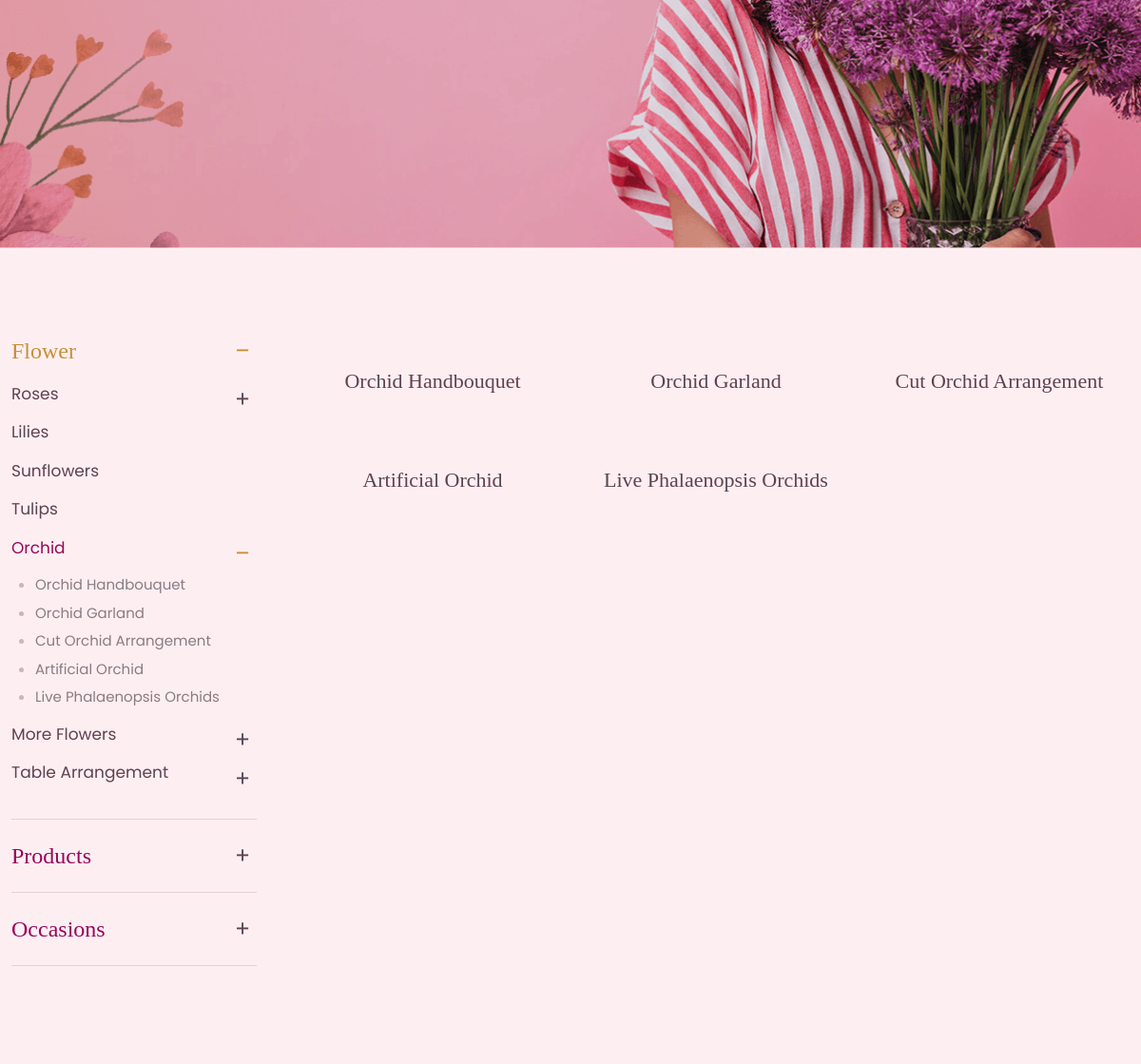
The app's page /category/orchid/ (middle part), older data.
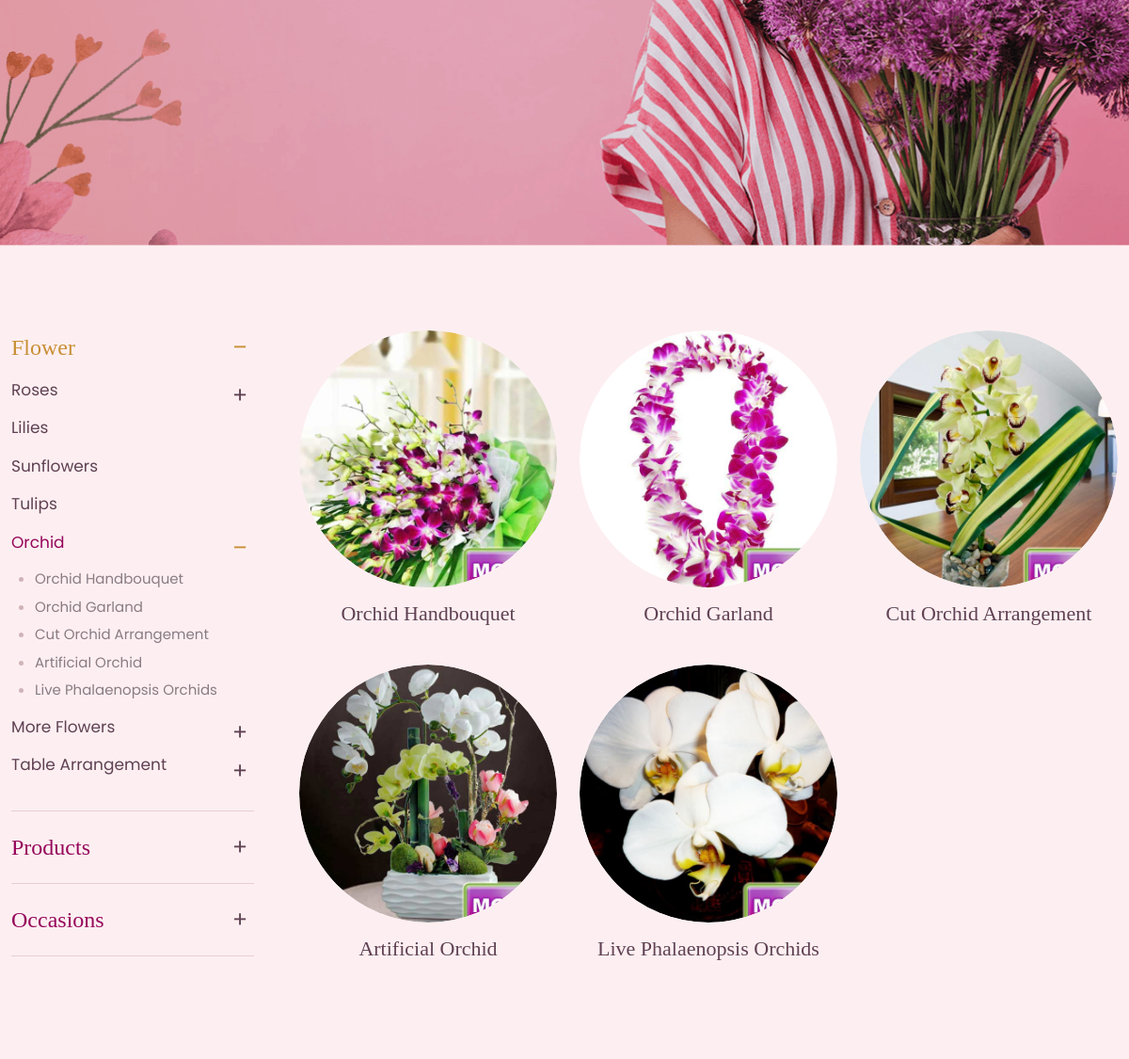
The same page, newer data.
### shop/models.py (models this page shows, shortened)
class Category(models.Model):
    title = models.CharField(max_length=500)
    slug = models.SlugField(unique=True, blank=True)
    desc = models.TextField(verbose_name='Category Description', null=True, blank=True)
    parent = models.ForeignKey('self', blank=True, null=True, on_delete=models.CASCADE)
    image = models.ImageField(upload_to='category/', verbose_name='Category Image', null=True, blank=True)

### shop/views.py (the view)
# urls.py: path('category/<str:slug>/', category_details, name='categories'),
def category_details(request, slug):
    cat = get_object_or_404(Category, slug=slug)
    cat_ids = [1, 9, 22]
    categories = Category.objects.filter(id__in=cat_ids)
    subcategories = Category.objects.filter(parent=cat)
    context = {
        'cat' : cat,
        'categories' : categories,
        'subcategories' : subcategories
    }
    return render(request, 'shop/category-details.html', context)

### core/templatetags/my_tags.py (called while the page is built)
@register.filter(name='has_child')
def has_child(id):
    cat = Category.objects.get(id=id)
    child = Category.objects.filter(parent=cat)
    if child:
        return True
    else:
        return False

@register.filter(name='breadcrumb')
def breadcrumb(id):
    cat = Category.objects.get(id=id)
    parent = cat.parent
    html = ''
    if parent:
        gr_parent = breadcrumb(parent.id)
        if gr_parent:
            html += gr_parent
        html += f'<li><a href="">{parent.title}</a></li><i class="fa-thin fa-angles-right"></i>'
    return html

### templates/shop/category-details.html (shortened to what this page needs)
{% extends 'base.html' %}
{% load my_tags %}
{% block 'content' %}
    <div class="inner-banner">
    </div>
    <section class="pad">
        <div class="container">
            <div class="row gx-5">
                <div class="col-md-3">
                    <ul class="cat-sidebar">
                        {% for category in categories %}
                            <li class="{% if category.id|has_child %}has-child{% endif %} {% if category.id == cat.id %}active{% endif %}"><a href="{% url 'categories'  slug=category.slug %}">{{ category.title }}</a>
                                {% with current_id=cat.id %}
                                    {{ category.id|getchild:current_id|safe }}
                                {% endwith %}
                            </li>
                        {% endfor %}
                    </ul>
                </div>
                <div class="col-md-9">
                    <div class="row g-4">
                        {% if subcategories %}
                            {% for subcategory in subcategories %}
                                <div class="col-md-4 text-center cat-inner">
                                    <a href="{% url 'categories' slug=subcategory.slug %}">
                                        <div class="cat-img">
                                            <img src="/uploads/{{subcategory.image}}" alt="">
                                        </div>
                                        <h6>{{subcategory.title}}</h6>
                                    </a>
                                </div>
                            {% endfor %}
                        {% else %}
                            <p>No Sub Category, Product loop</p>
                        {% endif %}
                    </div>
                </div>
            </div>
        </div>
    </section>
{% endblock 'content' %}

### templates/base.html (shortened to what this page needs)
{% load static %}
<!DOCTYPE html>
<html>
<head>
	<link rel="stylesheet" type="text/css" href="{% static 'css/bootstrap.css' %}">
	<link rel="stylesheet" type="text/css" href="{% static 'fontawesome/css/all.css' %}">
    <link rel="stylesheet" href="https://cdn.jsdelivr.net/npm/swiper@11/swiper-bundle.min.css">
	<link rel="stylesheet" type="text/css" href="{% static 'css/style.css' %}">
</head>
<body class="home">
    <main class="site">
        {% block 'content' %}
        {% endblock 'content' %}
    </main>
</body>
</html>

### static/css/style.css (style rules this page uses)
body { margin: 0; padding: 0; color: #111B21; font-family: "Poppins", sans-serif; font-size: 15px; position: relative; }
a { text-decoration: none; }
img { max-width: 100%; height: auto; }
h6 { font-size: 24px; }
h2, h3, h4, h5, h6 { font-family: "Playfair Display", serif; line-height: 1.2; margin-bottom: 16px; }
.container { max-width: 1200px; }
.pad { padding-top: 90px; padding-bottom: 90px; }
.inner-banner { min-height: 630px; background-image: url(../images/inner-banner.png); background-position: top center; background-size: cover; background-repeat: no-repeat; display: flex; justify-content: center; align-items: center; }
body { background-color: #fdeff1; }
.cat-sidebar { list-style: none; padding-left: 0; }
.cat-sidebar li { position: relative; }
.cat-sidebar ul { list-style: none; padding-left: 0; display: none; }
.cat-sidebar ul li { position: relative; }
.cat-sidebar > li { border-bottom: 1px solid #e7cfd3; padding: 20px 0; }
.cat-sidebar > li:first-child { padding-top: 0; }
.cat-sidebar > li > a { color: #96065b; font-family: "Playfair Display", serif; font-size: 24px; }
.cat-sidebar > li.active > a { color: #c88f35; }
.cat-sidebar > li.active > ul { display: block; }
.cat-sidebar > li > ul { margin-top: 15px; }
.cat-sidebar > li > ul > li { margin-bottom: 15px; }
.cat-sidebar > li > ul > li > a { color: #5f4153; font-size: 17px; }
.cat-sidebar > li > ul > li.active > a { color: #96065b; }
.cat-sidebar > li > ul > li.active > ul { display: block; }
.cat-sidebar > li > ul > li > ul { margin-top: 15px; padding-left: 25px; list-style: disc; }
.cat-sidebar > li > ul > li > ul > li { margin-bottom: 7px; }
.cat-sidebar > li > ul > li > ul > li::marker { color: #d0b3b8; }
.cat-sidebar > li > ul > li > ul > li > a { color: #8a7b84; }
.cat-inner .cat-img { border-radius: 50%; overflow: hidden; margin-bottom: 15px; }
.cat-inner .cat-img img { border-radius: 50%; transition: all 0.5s ease; }
.cat-inner h6 { color: #5f4153; font-size: 22px; }

Row changes from the older to the newer data that the page shows:
changed Category "Orchid Handbouquet": image: picture added
changed Category "Orchid Garland": image: picture added
changed Category "Cut Orchid Arrangement": image: picture added
changed Category "Artificial Orchid": image: picture added
changed Category "Live Phalaenopsis Orchids": image: picture added
